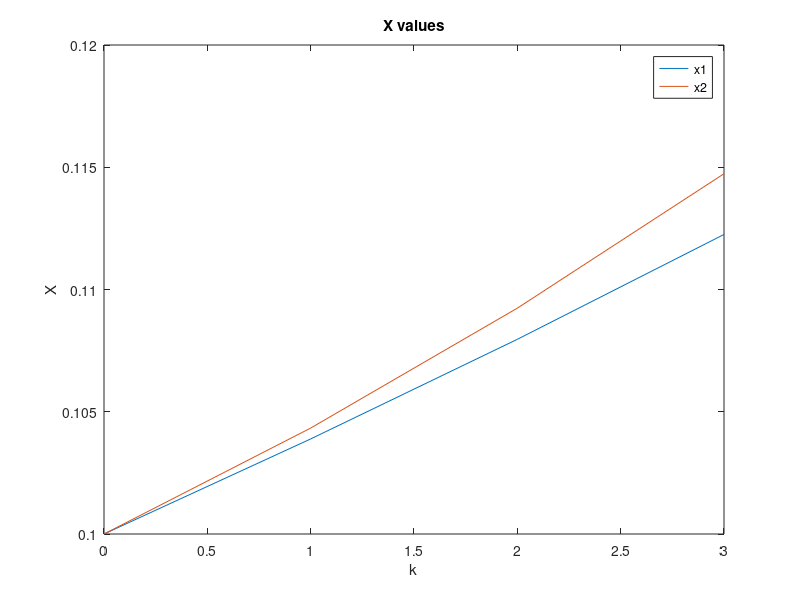
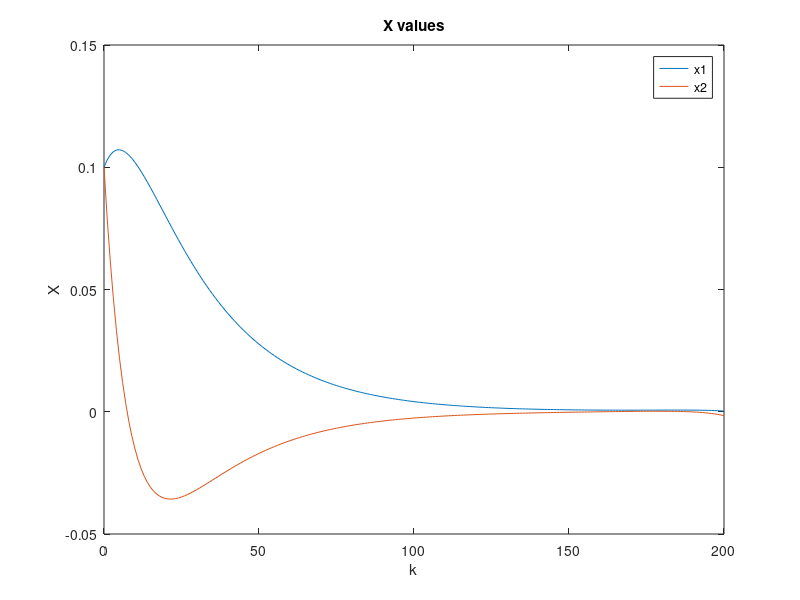
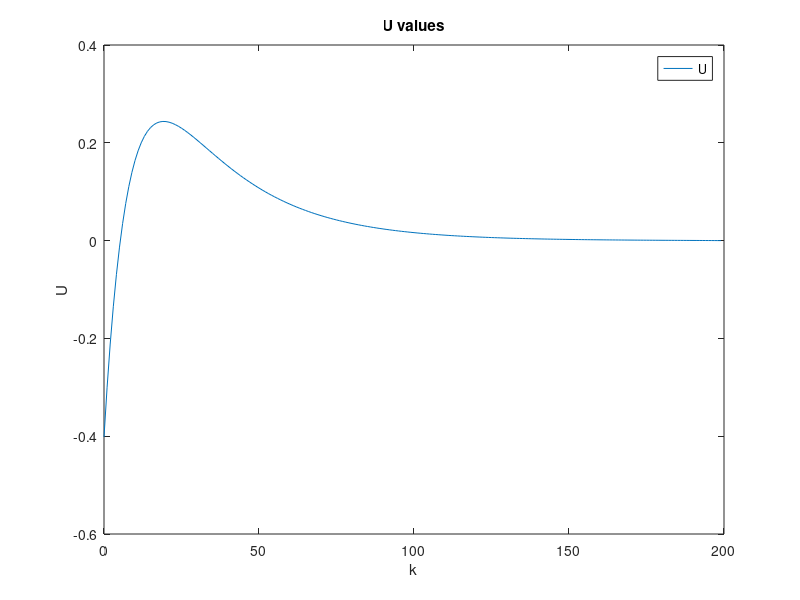

Reproduce these figures in MATLAB, in order.
close all
clear all
clc


%% Part 1
close all
clear all
clc



A = [0.9863, 0.0528; -0.1189, 1.1680];
B = [0.0024; 0.0628];
Q = [2, 0; 0, 1];
R = 2;
H = [2, 0; 0, 0];

% Horizon
N = 3;
M = N + 1;

P = cell(1, M);
F = cell(1, M);
J = cell(1, M);
U = cell(1, N);
X = cell(1, M);


% Initial value
P{1} = H;
X{1} = [0.1; 0.1];

for K = 1:N
    % Calculate F(N-K)
    F{N-K+1} = -inv(R + B' * P{K} * B) * B' * P{K} * A;

    % Calculate P(K)
    P{K+1} = (A + B * F{N-K+1})' * P{K} * (A + B * F{N-K+1}) + F{N-K+1}' * R * F{N-K+1} + Q;
end

for K = 1:N
    U{K} = F{K} * X{K};
    X{K+1} = A * X{K} + B * U{K};
    J{K} = 0.5 * X{K}' * P{K+1} * X{K};
end

% Plotting X values
x1_values = cellfun(@(x) x(1), X);
x2_values = cellfun(@(x) x(2), X);
k_values = 0:N;
plot(k_values, x1_values,  'DisplayName', 'x1');
hold on;
plot(k_values, x2_values,  'DisplayName', 'x2');
xlabel('k');
ylabel('X');
title('X values');
legend('Location', 'best');
hold off;

figure()
% Plotting U values
u_values = cellfun(@(u) u(1), U);
plot(k_values(1:N), u_values, 'DisplayName', 'U');
xlabel('k');
ylabel('U');
title('U values');
legend('Location', 'best');


%% part 2
clear  all
close all
clc

A = [0.9863, 0.0528; -0.1189, 1.1680];
B = [0.0024; 0.0628];
Q = [2, 0; 0, 1];
R = 2;
H = [0, 0; 0, 0];

% Horizon
N = 200;
M = N + 1;

P = cell(1, M);
F = cell(1, M);
J = cell(1, M);
U = cell(1, N);
X = cell(1, M);

% Initial value 
X{1} = [0.1; 0.1];
P{1} = H;

for K = 1:N
    % Calculate F(N-K)
    F{N-K+1} = -inv(R + B' * P{K} * B) * B' * P{K} * A;

    % Calculate P(K)
    P{K+1} = (A + B * F{N-K+1})' * P{K} * (A + B * F{N-K+1}) + F{N-K+1}' * R * F{N-K+1} + Q;
end


for K = 1:N
    U{K} = F{K} * X{K};
    X{K+1} = A * X{K} + B * U{K};
    J{K} = 0.5 * X{K}' * P{K+1} * X{K};
end

% Plotting X values
x1_values = cellfun(@(x) x(1), X);
x2_values = cellfun(@(x) x(2), X);
k_values = 0:N;
plot(k_values, x1_values, 'DisplayName', 'x1');
hold on;
plot(k_values, x2_values, 'DisplayName', 'x2');
xlabel('k');
ylabel('X');
title('X values');
legend('Location', 'best');
hold off;

figure()
% Plotting U values
u_values = cellfun(@(u) u(1), U);
plot(k_values(1:N), u_values, 'DisplayName', 'U');
xlabel('k');
ylabel('U');
title('U values');
legend('Location', 'best');